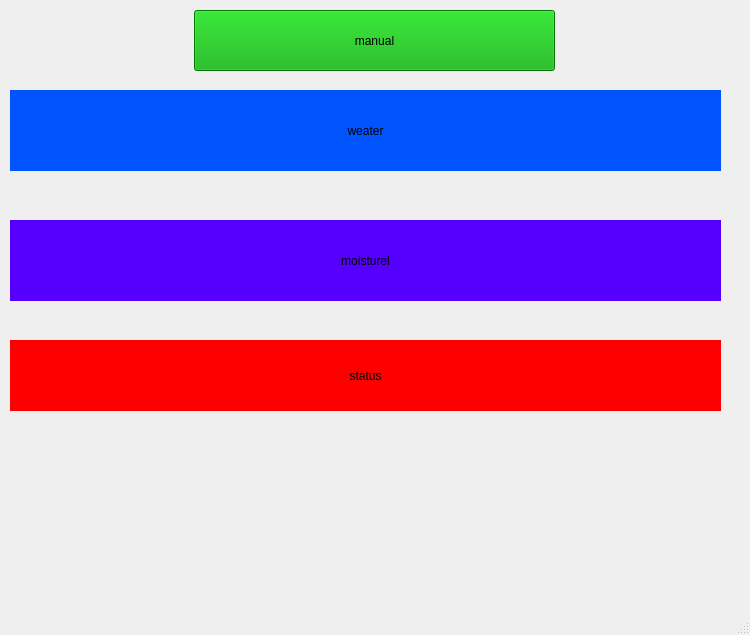
<?xml version="1.0" encoding="UTF-8"?>
<ui version="4.0">
 <class>MainWindow</class>
 <widget class="QMainWindow" name="MainWindow">
  <property name="geometry">
   <rect>
    <x>0</x>
    <y>0</y>
    <width>750</width>
    <height>635</height>
   </rect>
  </property>
  <property name="windowTitle">
   <string>smart garden</string>
  </property>
  <widget class="QWidget" name="centralwidget">
   <widget class="QLabel" name="label_weater">
    <property name="geometry">
     <rect>
      <x>10</x>
      <y>90</y>
      <width>711</width>
      <height>81</height>
     </rect>
    </property>
    <property name="styleSheet">
     <string notr="true">background-color: rgb(0, 85, 255);
font: 900 22pt &quot;Segoe UI&quot;;</string>
    </property>
    <property name="text">
     <string>weater</string>
    </property>
    <property name="alignment">
     <set>Qt::AlignmentFlag::AlignCenter</set>
    </property>
   </widget>
   <widget class="QLabel" name="label_2_moisturel">
    <property name="geometry">
     <rect>
      <x>10</x>
      <y>220</y>
      <width>711</width>
      <height>81</height>
     </rect>
    </property>
    <property name="styleSheet">
     <string notr="true">background-color: rgb(85, 0, 255);
font: 900 22pt &quot;Segoe UI&quot;;</string>
    </property>
    <property name="text">
     <string>moisturel</string>
    </property>
    <property name="alignment">
     <set>Qt::AlignmentFlag::AlignCenter</set>
    </property>
   </widget>
   <widget class="QLabel" name="label_3_status">
    <property name="geometry">
     <rect>
      <x>10</x>
      <y>340</y>
      <width>711</width>
      <height>71</height>
     </rect>
    </property>
    <property name="styleSheet">
     <string notr="true">background-color: rgb(255, 0, 0);
font: 900 22pt &quot;Segoe UI&quot;;</string>
    </property>
    <property name="text">
     <string>status</string>
    </property>
    <property name="alignment">
     <set>Qt::AlignmentFlag::AlignCenter</set>
    </property>
   </widget>
   <widget class="QPushButton" name="push_Button_manual">
    <property name="geometry">
     <rect>
      <x>194</x>
      <y>10</y>
      <width>361</width>
      <height>61</height>
     </rect>
    </property>
    <property name="styleSheet">
     <string notr="true">background-color: rgb(0, 170, 0);
font: 900 26pt &quot;Segoe UI&quot;;</string>
    </property>
    <property name="text">
     <string>manual</string>
    </property>
   </widget>
  </widget>
  <widget class="QStatusBar" name="statusbar"/>
 </widget>
 <resources/>
 <connections/>
</ui>
